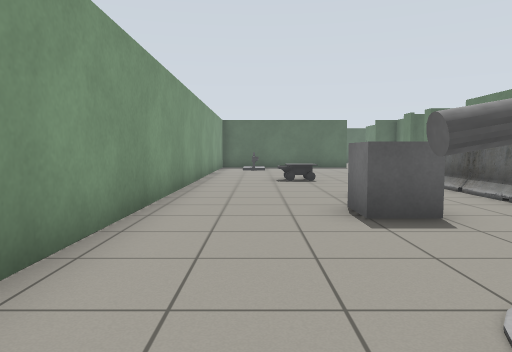
view 1 (above)

24 first-person views from a walk through a Gazebo world. The camera is 0.9 m above the floor, tilts 4° down and sees 70° across. Floor lines are 1 m apart. The floor is counted in squares, 1 m on a side. Each view is taken from the middle of a square. On the plan, view 1 faces up. The plan holds only what a view shows up to about 12 squares ahead; the rest is blank. The robots in the file are not drawn. Simple patterns stand in for the simulator's built-in surfaces. Simple shapes stand in for some stock models. Some surface patterns are stand-ins.

view 2
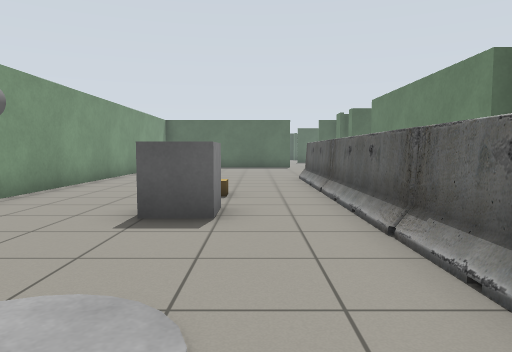

view 3
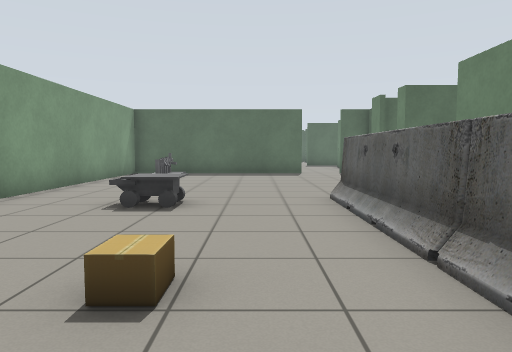

view 4
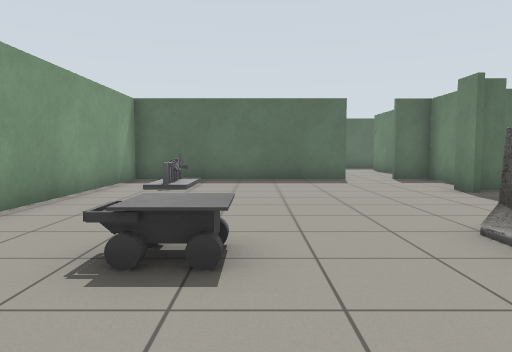

view 5
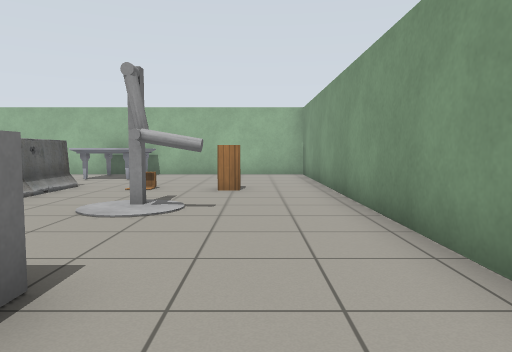

view 6
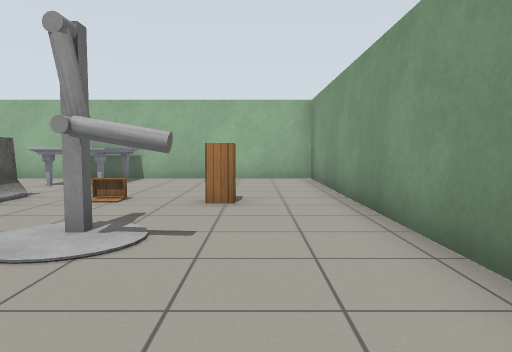

view 7
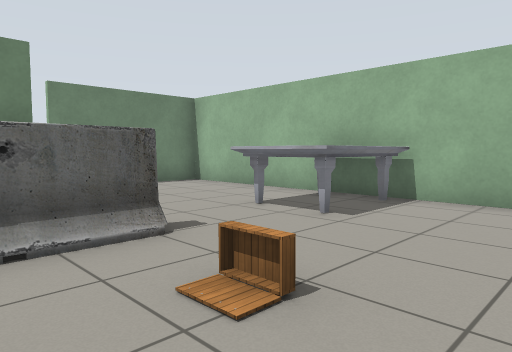

view 8
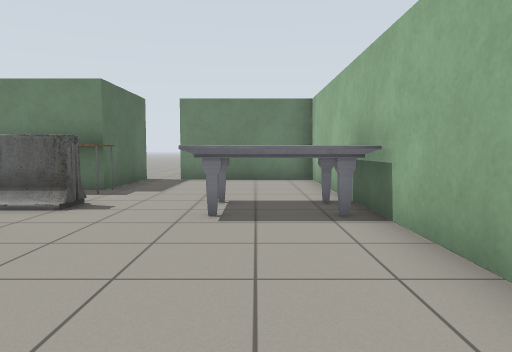

view 9
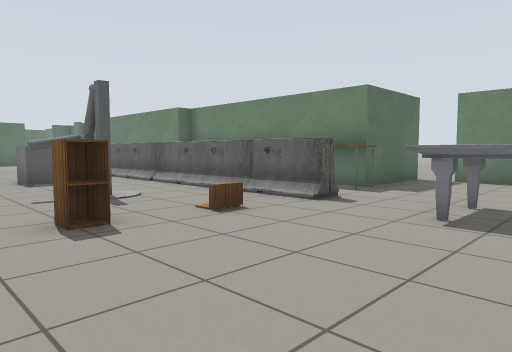

view 10
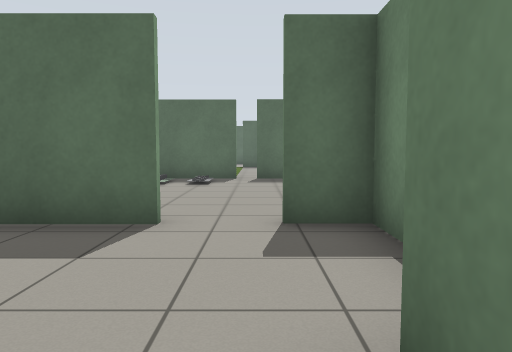

view 11
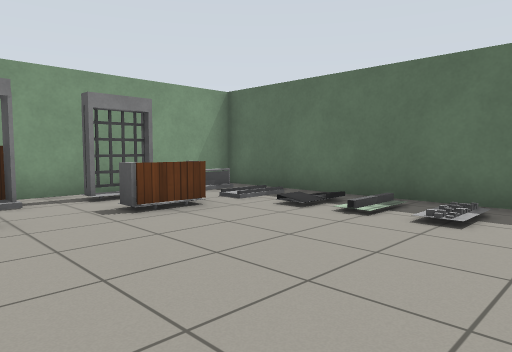

view 12
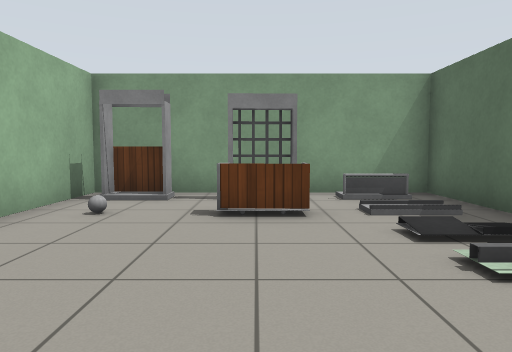

view 13
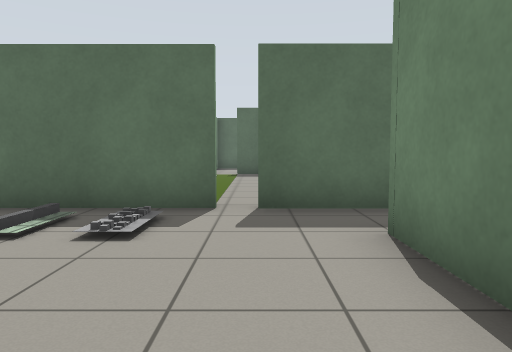

view 14
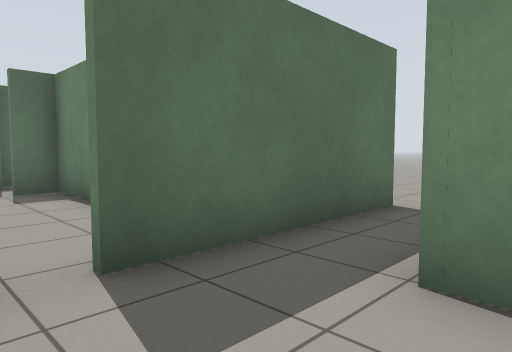

view 15
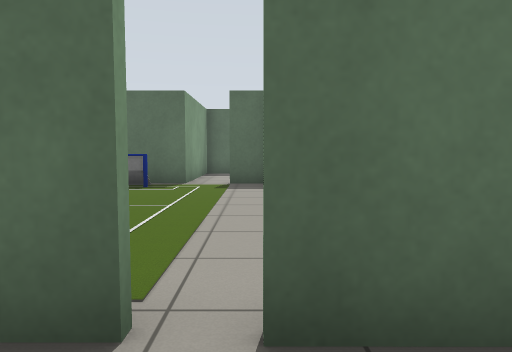

view 16
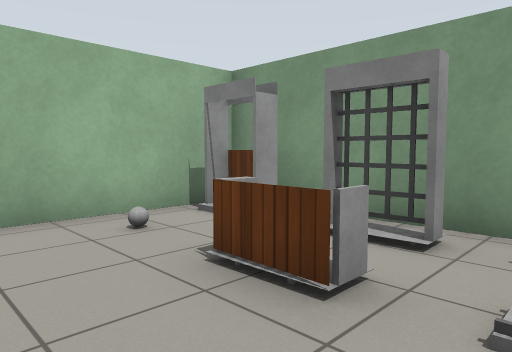

view 17
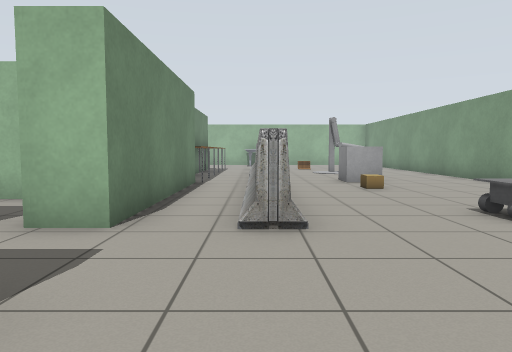

view 18
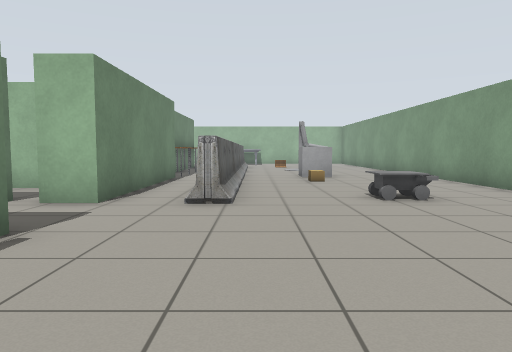

view 19
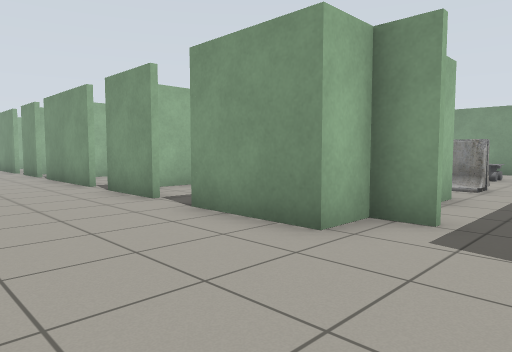

view 20
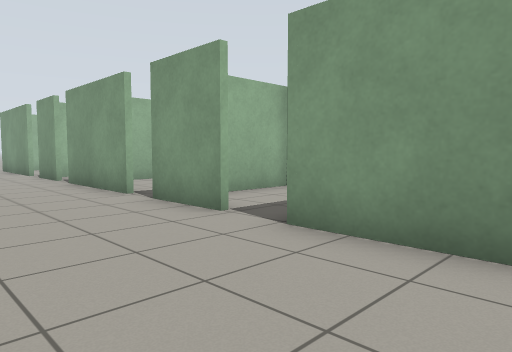

view 21
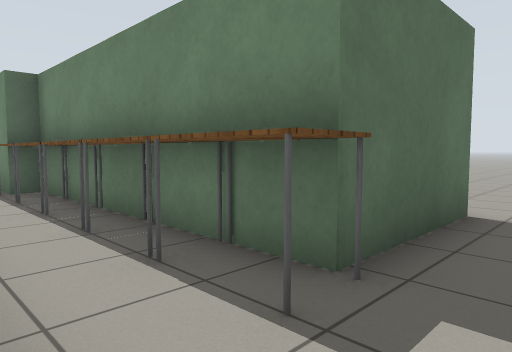

view 22
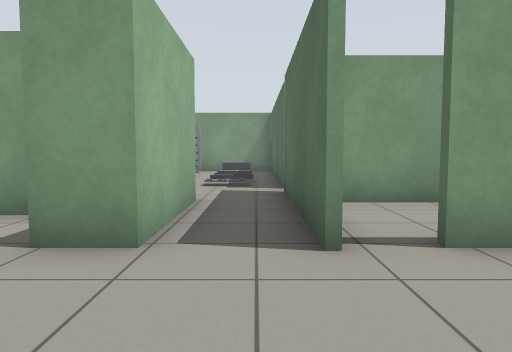

view 23
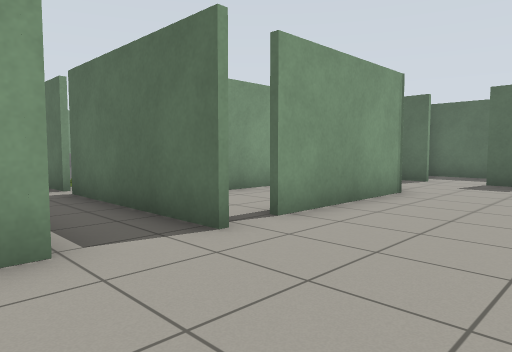

view 24
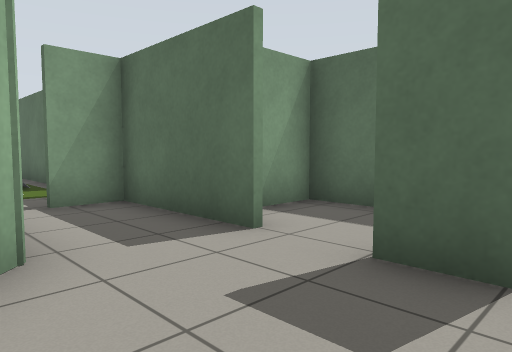

### Floor plan
Ten units are one square. View 1 is at (0, 0); x grows to the right and y downward. Boxes are objects, and circles mark ways between rooms. Rooms are numbered by the first view taken in them; rooms with no view inside come last. Other rooms are left out.
<svg viewBox="-24 -379 155 451">
<path fill="none" stroke="#000" d="M74 -54 74 -58 66 -58 66 -118 78 -118M106 15 74 15M80 -141 66 -141 66 -146M66 -156 66 -165M76 -163 69 -163M49 -194 -19 -194M-18 -189 -18 67 104 67 104 26M55 -266 -18 -266 -18 -189M74 -230 74 -249 106 -249M-19 -196 21 -196M74 -179 74 -194 63 -194M109 -266 60 -266M95 -125 95 -116 106 -116 106 -91M106 -79 106 -57M106 -49 106 -12M90 -229 90 -224M106 -249 106 -239M106 -2 106 15M106 -317 106 -276M126 -348 115 -348M101 -348 67 -348 67 -336M110 -374 90 -374 90 -361M68 -60 94 -60M91 -93 99 -93"/>
<rect x="-5" y="-185" width="10" height="20" fill="#bbb"><title>other object</title></rect>
<rect x="5" y="5" width="10" height="10" fill="#bbb"><title>cabinet</title></rect>
<rect x="5" y="-25" width="20" height="20" fill="#bbb"><title>other object</title></rect>
<rect x="5" y="-115" width="20" height="10" fill="#bbb"><title>other object</title></rect>
<rect x="15" y="-55" width="10" height="10" fill="#bbb"><title>other object</title></rect>
<rect x="15" y="-75" width="10" height="10" fill="#bbb"><title>cardboard box</title></rect>
<rect x="25" y="15" width="10" height="10" fill="#bbb"><title>other object</title></rect>
<rect x="35" y="35" width="20" height="30" fill="#bbb"><title>marble table</title></rect>
<rect x="45" y="5" width="10" height="20" fill="#bbb"><title>barrier</title></rect>
<rect x="45" y="-45" width="10" height="50" fill="#bbb"><title>barrier</title></rect>
<rect x="45" y="-75" width="10" height="30" fill="#bbb"><title>barrier</title></rect>
<rect x="45" y="-125" width="10" height="50" fill="#bbb"><title>barrier</title></rect>
<rect x="65" y="5" width="10" height="20" fill="#bbb"><title>table</title></rect>
<rect x="65" y="-5" width="10" height="10" fill="#bbb"><title>table</title></rect>
<rect x="65" y="-25" width="10" height="20" fill="#bbb"><title>table</title></rect>
<rect x="65" y="-45" width="10" height="20" fill="#bbb"><title>table</title></rect>
<rect x="65" y="-55" width="10" height="10" fill="#bbb"><title>table</title></rect>
<rect x="-15" y="-215" width="10" height="20" fill="#bbb"><title>bridge</title></rect>
<rect x="-15" y="-235" width="10" height="10" fill="#bbb"><title>other object</title></rect>
<rect x="-15" y="-265" width="10" height="20" fill="#bbb"><title>other object</title></rect>
<rect x="5" y="-215" width="10" height="10" fill="#bbb"><title>grey ball</title></rect>
<rect x="5" y="-225" width="10" height="10" fill="#bbb"><title>door leaf</title></rect>
<rect x="5" y="-235" width="10" height="10" fill="#bbb"><title>other object</title></rect>
<rect x="5" y="-245" width="10" height="10" fill="#bbb"><title>grey box</title></rect>
<rect x="15" y="-235" width="10" height="10" fill="#bbb"><title>other object</title></rect>
<rect x="35" y="-265" width="10" height="10" fill="#bbb"><title>other object</title></rect>
<rect x="45" y="-265" width="10" height="10" fill="#bbb"><title>other object</title></rect>
<circle cx="55" cy="-190" r="3" fill="#2a7"/>
<circle cx="70" cy="-150" r="3" fill="#2a7"/>
<circle cx="70" cy="-125" r="3" fill="#2a7"/>
<circle cx="110" cy="-260" r="3" fill="#2a7"/>
<circle cx="100" cy="-80" r="3" fill="#2a7"/>
<circle cx="80" cy="-120" r="3" fill="#2a7"/>
<text x="30" y="-50">1</text>
<text x="30" y="-230">2</text>
<text x="120" y="-140">3</text>
<text x="80" y="-80">4</text>
<text x="80" y="-110">5</text>
</svg>
Room 1 opens to room 2. Room 1 opens to room 3. Room 1 opens to room 5. Room 2 opens to room 3. Room 3 opens to room 4. Room 3 opens to room 5.

Where each view was taken, in squares from view 1:
view 1: 0 up, 0 right, facing up
view 2: 0 up, 3 right, facing up
view 3: 5 up, 3 right, facing up
view 4: 8 up, 2 right, facing up
view 5: 7 up, 0 right, facing down
view 6: 5 up, 0 right, facing down
view 7: 0 up, 1 right, facing down-right
view 8: 5 down, 1 left, facing right
view 9: 6 down, 1 left, facing up-right
view 10: 15 up, 6 right, facing up
view 11: 20 up, 6 right, facing up-left
view 12: 23 up, 6 right, facing left
view 13: 21 up, 6 right, facing up
view 14: 24 up, 5 right, facing up-right
view 15: 25 up, 6 right, facing up
view 16: 25 up, 3 right, facing down-left
view 17: 16 up, 5 right, facing down
view 18: 18 up, 4 right, facing down
view 19: 14 up, 14 right, facing down-left
view 20: 12 up, 14 right, facing down-left
view 21: 3 down, 5 right, facing up-right
view 22: 26 up, 14 right, facing left
view 23: 24 up, 14 right, facing up-left
view 24: 32 up, 13 right, facing up-left
